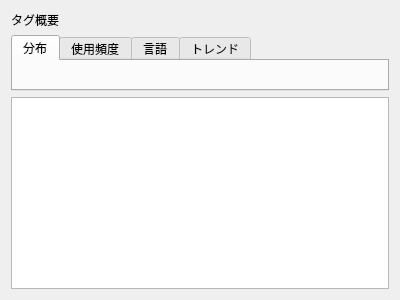
<?xml version="1.0" encoding="UTF-8"?>
<ui version="4.0">
 <class>TagStatisticsWidget</class>
 <widget class="QWidget" name="TagStatisticsWidget">
  <property name="geometry">
   <rect>
    <x>0</x>
    <y>0</y>
    <width>400</width>
    <height>300</height>
   </rect>
  </property>
  <property name="windowTitle">
   <string>タグ統計</string>
  </property>
  <layout class="QVBoxLayout" name="verticalLayout">
   <item>
    <widget class="QLabel" name="labelSummary">
     <property name="text">
      <string>タグ概要</string>
     </property>
    </widget>
   </item>
   <item>
    <widget class="QTabWidget" name="tabWidgetCharts">
     <widget class="QWidget" name="tabDistribution">
      <attribute name="title">
       <string>分布</string>
      </attribute>
     </widget>
     <widget class="QWidget" name="tabUsage">
      <attribute name="title">
       <string>使用頻度</string>
      </attribute>
     </widget>
     <widget class="QWidget" name="tabLanguage">
      <attribute name="title">
       <string>言語</string>
      </attribute>
     </widget>
     <widget class="QWidget" name="tabTrends">
      <attribute name="title">
       <string>トレンド</string>
      </attribute>
     </widget>
    </widget>
   </item>
   <item>
    <widget class="QListWidget" name="listWidgetTopTags"/>
   </item>
  </layout>
 </widget>
 <resources/>
 <connections/>
</ui>
